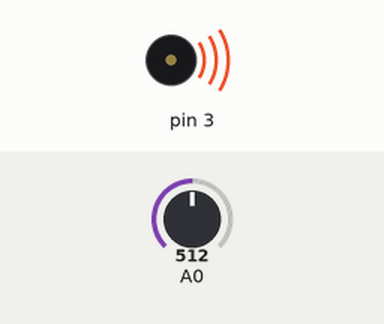
The sketch below on a simulated Arduino Uno, built with avr-gcc and run on an emulated ATmega328P. Shown: buzzer (waves = sounding). Inputs (shaded band) come from the test bench; at power-on: A0 = 512. What the sketch prints to the serial monitor is not drawn.

Above: at 0.1 s.
Timing chart, 0 to 1.6 s (numbered marks = the images above):
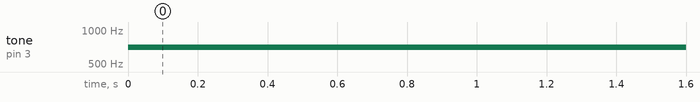

Measured:
- by itself, tone on pin 3: silent → 700 Hz at 0.00 s

The sketch:

pitch_control.ino
```cpp
void setup()
{
  Serial.begin(9600);
  pinMode(3, OUTPUT);
}

void loop()
{
  int a = analogRead(A0);
  int b = map(a, 0, 1023, 200, 1200);
  tone(3, b);
  Serial.print(a);
  Serial.print(" - ");
  Serial.println(b);
}
```
